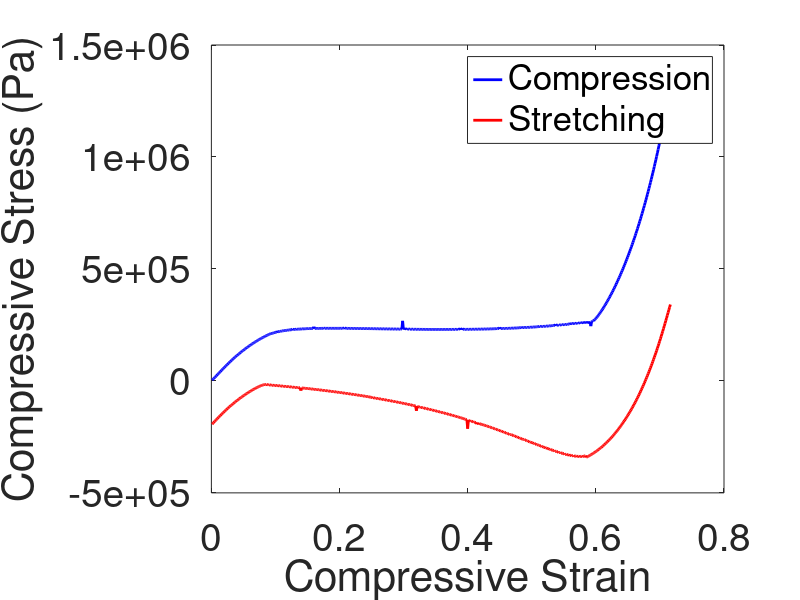
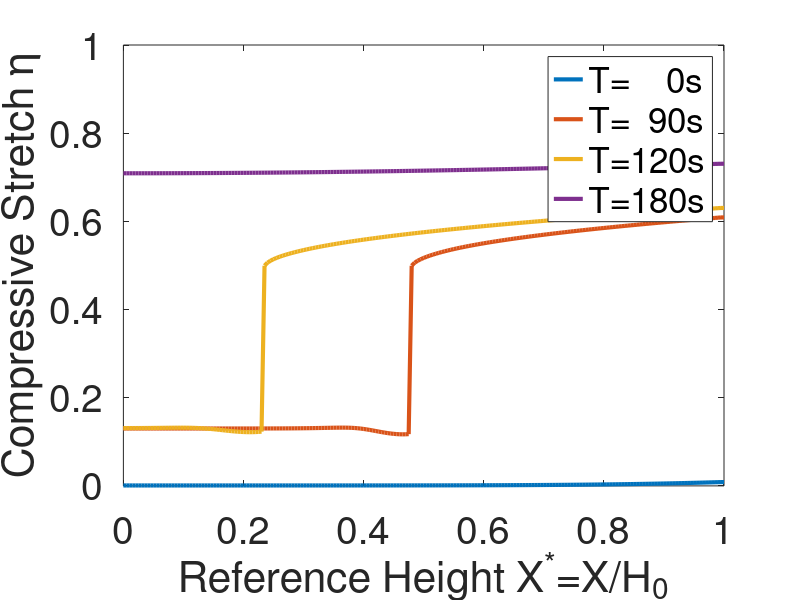
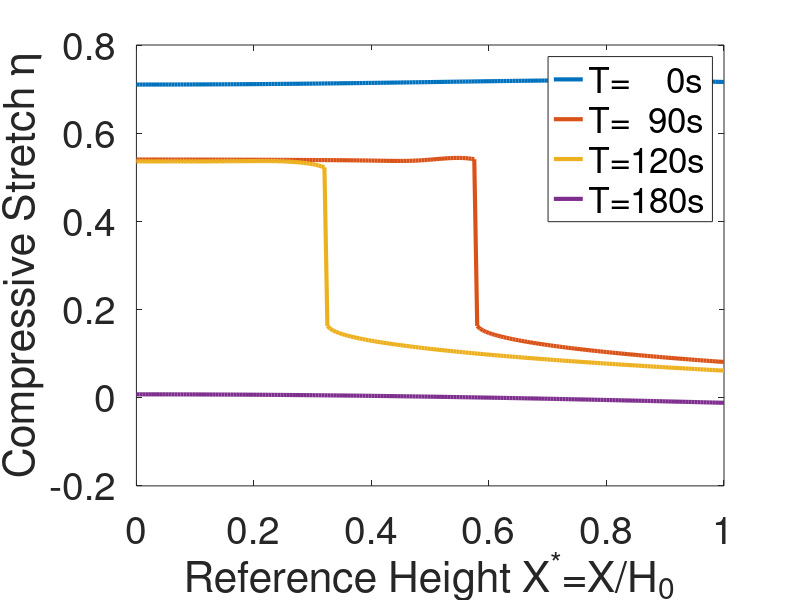

These charts were generated, in order, by the following MATLAB code:
close all
clear all
clc

load('Results')
load('Parameters')

L = 10.47;
repout = 600;
%repin =  16500;

kBT = 1.38*10^(-23) * 300;
v = 1.7 * 10 ^ (-28);
Ki = 0.1;
G0 = 0.1 * 10 ^6;
D = 5 * 10^(-9);
% coefa = 794.4710;
% coefb = 8 * coefa;
% coefc = 7.25 * coefa;
coefa = 1.0 * 10^4;          % Material Property
coefb = -16 * coefa;
coefc = 64 * coefa;



%TotalStep = repout * repin;
dL = -velocity * repout * time_Lstep ;



Time = 1:length(StressForward);

Strain_Compressive = Time /length(StressForward) * (dL) / L;

figure(1)
hold on
box on
set(gca,'FontSize',28);
plot(Strain_Compressive, -StressForward*kBT/v,'-b','linewidth',2)
plot(Strain_Compressive, -StressBackward(end:-1:1,:)*kBT/v,'-r','linewidth',2)
xlabel('Compressive Strain')
ylabel('Compressive Stress (Pa)')
legend('Compression','Stretching')


%%
[size1 size2] = size(StrainBackward);
x = linspace(0,1,size2);
t = linspace(0,10,size1);

figure(4)
hold on
box on
set(gca,'FontSize',28);
Matrix = [1 300 400 600];
for j = 1 :4
    i = Matrix(j);
    plot(x,1-StrainForward(i,:)/10.48,'linewidth',3)
end
xlabel('Reference Height X^*=X/H_0')
ylabel('Compressive Stretch \eta')
%legend('T=1s','T=201s','T=401s','T=601s','T=801s')
%T1 = title('$\dot{\gamma}=0.05 s^{-1}$');
%set(T1,'interpreter','latex');
axis([0 1 0 1])
legend('T=    0s','T=  90s','T=120s','T=180s')


%%

figure(6)
hold on
box on
set(gca,'FontSize',28);
Matrix = [1 300 401 600];
for j = 1 :4
    i = Matrix(j);
    plot(x,1-StrainBackward(i,:)/10.48,'linewidth',3)
end
xlabel('Reference Height X^*=X/H_0')
ylabel('Compressive Stretch \eta')
%legend('T=1s','T=201s','T=401s','T=601s','T=801s')
%T1 = title('$\dot{\gamma}=0.05 s^{-1}$');axis([0 1 0 1])
legend('T=    0s','T=  90s','T=120s','T=180s')